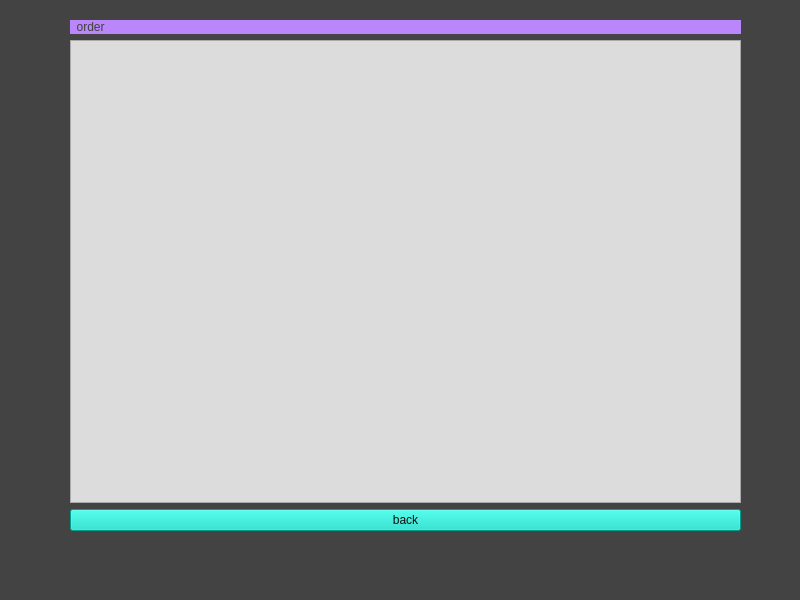
<?xml version="1.0" encoding="UTF-8"?>
<ui version="4.0">
 <class>order</class>
 <widget class="QMainWindow" name="order">
  <property name="geometry">
   <rect>
    <x>0</x>
    <y>0</y>
    <width>800</width>
    <height>600</height>
   </rect>
  </property>
  <property name="windowTitle">
   <string>MainWindow</string>
  </property>
  <property name="styleSheet">
   <string notr="true">background-color: rgb(67, 67, 67);

</string>
  </property>
  <widget class="QWidget" name="centralwidget">
   <widget class="QWidget" name="">
    <property name="geometry">
     <rect>
      <x>70</x>
      <y>20</y>
      <width>671</width>
      <height>511</height>
     </rect>
    </property>
    <layout class="QVBoxLayout" name="verticalLayout">
     <item>
      <widget class="QLabel" name="label">
       <property name="styleSheet">
        <string notr="true">color: rgb(64, 64, 64);
font: 75 14pt &quot;Arial&quot;;
background-color: rgb(187, 134, 252);</string>
       </property>
       <property name="text">
        <string>  order</string>
       </property>
      </widget>
     </item>
     <item>
      <widget class="QPlainTextEdit" name="plainTextEdit">
       <property name="styleSheet">
        <string notr="true">font: 75 14pt &quot;Arial&quot;;
background-color: rgb(220, 220, 220);
color: rgb(0, 0, 0);</string>
       </property>
       <property name="readOnly">
        <bool>true</bool>
       </property>
      </widget>
     </item>
     <item>
      <layout class="QHBoxLayout" name="horizontalLayout">
       <item>
        <widget class="QPushButton" name="pushButton_back">
         <property name="styleSheet">
          <string notr="true">background-color: rgb(3, 218, 197);
color: rgb(15, 15, 15);</string>
         </property>
         <property name="text">
          <string>back</string>
         </property>
        </widget>
       </item>
      </layout>
     </item>
    </layout>
   </widget>
  </widget>
  <widget class="QMenuBar" name="menubar">
   <property name="geometry">
    <rect>
     <x>0</x>
     <y>0</y>
     <width>800</width>
     <height>25</height>
    </rect>
   </property>
  </widget>
  <widget class="QStatusBar" name="statusbar"/>
 </widget>
 <resources/>
 <connections/>
</ui>
